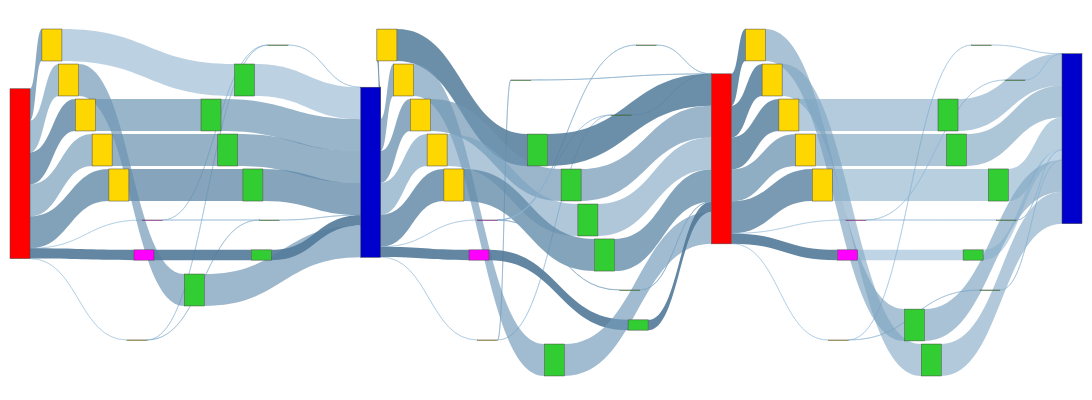

The cell this chart's notebook holds for it:
### Code cell
f2_nodes, f2_nodes_dict = get_nodes_for_sankey(F2,rm_tags=['sim','agg_r','agg_w'],label_on=False)

# print(node_ref2)

f2_links = get_links_for_sankey(F2, f2_nodes_dict)
fig = go.Figure(go.Sankey(
            node = f2_nodes,
            link = f2_links, orientation='h'))

fig.update_layout(
    autosize=False,
    width=1200,
    height=400,
    margin=dict(
        l=10,
        r=10,
        b=40,
        t=10,
        pad=4
    ),
)
fig.show()
fig.write_html(f"{IMAGE_PATH}/sankey-grouped-sim_agg-vol-vfd.html")

### Figure 1 — Plotly figure (JSON) as saved in the notebook; plotly's stock layout.template omitted (floating-point values rounded to 4 significant figures)
{"data": [{"link": {"color": ["rgba(147.61904761904762, 187.61904761904762, 217.61904761904762, 0.41785714285714287)", "rgba(102.38095238095238, 142.38095238095238, 172.38095238095238, 0.7571428571428571)", "rgba(116.66666666666666, 156.66666666666666, 186.66666666666666, 0.65)", "rgba(95.23809523809524, 135.23809523809524, 165.23809523809524, 0.8107142857142857)", "rgba(114.28571428571428, 154.28571428571428, 184.28571428571428, 0.6678571428571429)", "rgba(97.61904761904762, 137.61904761904762, 167.61904761904762, 0.7928571428571429)", "rgba(147.61904761904762, 187.61904761904762, 217.61904761904762, 0.41785714285714287)", "rgba(83.33333333333333, 123.33333333333333, 153.33333333333331, 0.9)", "rgba(140.47619047619048, 180.47619047619048, 210.47619047619048, 0.4714285714285714)", "rgba(135.71428571428572, 175.71428571428572, 205.71428571428572, 0.5071428571428571)", "rgba(140.47619047619048, 180.47619047619048, 210.47619047619048, 0.4714285714285714)", "rgba(135.71428571428572, 175.71428571428572, 205.71428571428572, 0.5071428571428571)", "rgba(130.95238095238096, 170.95238095238096, 200.95238095238096, 0.5428571428571429)", "rgba(111.9047619047619, 151.9047619047619, 181.9047619047619, 0.6857142857142857)", "rgba(109.52380952380952, 149.52380952380952, 179.52380952380952, 0.7035714285714285)", "rgba(107.14285714285714, 147.14285714285714, 177.14285714285714, 0.7214285714285715)", "rgba(100.0, 140.0, 170.0, 0.775)", "rgba(83.33333333333333, 123.33333333333333, 153.33333333333331, 0.9)", "rgba(140.47619047619048, 180.47619047619048, 210.47619047619048, 0.4714285714285714)", "rgba(135.71428571428572, 175.71428571428572, 205.71428571428572, 0.5071428571428571)", "rgba(130.95238095238096, 170.95238095238096, 200.95238095238096, 0.5428571428571429)", "rgba(111.9047619047619, 151.9047619047619, 181.9047619047619, 0.6857142857142857)", "rgba(109.52380952380952, 149.52380952380952, 179.52380952380952, 0.7035714285714285)", "rgba(107.14285714285714, 147.14285714285714, 177.14285714285714, 0.7214285714285715)", "rgba(100.0, 140.0, 170.0, 0.775)", "rgba(83.33333333333333, 123.33333333333333, 153.33333333333331, 0.9)", "rgba(146.07843137254903, 186.07843137254903, 216.07843137254903, 0.4294117647058824)", "rgba(91.1764705882353, 131.1764705882353, 161.1764705882353, 0.8411764705882353)", "rgba(106.86274509803923, 146.86274509803923, 176.86274509803923, 0.723529411764706)", "rgba(102.94117647058823, 142.94117647058823, 172.94117647058823, 0.7529411764705882)", "rgba(118.62745098039215, 158.62745098039215, 188.62745098039215, 0.6352941176470588)", "rgba(95.09803921568627, 135.09803921568627, 165.09803921568627, 0.8117647058823529)", "rgba(146.07843137254903, 186.07843137254903, 216.07843137254903, 0.4294117647058824)", "rgba(83.33333333333333, 123.33333333333333, 153.33333333333331, 0.9)", "rgba(130.39215686274508, 170.39215686274508, 200.39215686274508, 0.5470588235294118)", "rgba(142.15686274509804, 182.15686274509804, 212.15686274509804, 0.45882352941176474)", "rgba(87.25490196078431, 127.25490196078431, 157.2549019607843, 0.8705882352941177)", "rgba(114.70588235294117, 154.70588235294116, 184.70588235294116, 0.6647058823529413)", "rgba(110.7843137254902, 150.7843137254902, 180.7843137254902, 0.6941176470588235)", "rgba(122.54901960784314, 162.54901960784315, 192.54901960784315, 0.6058823529411765)", "rgba(99.01960784313727, 139.01960784313727, 169.01960784313727, 0.7823529411764706)", "rgba(134.31372549019608, 174.31372549019608, 204.31372549019608, 0.5176470588235295)", "rgba(142.15686274509804, 182.15686274509804, 212.15686274509804, 0.45882352941176474)", "rgba(126.47058823529412, 166.47058823529412, 196.47058823529412, 0.5764705882352942)", "rgba(83.33333333333333, 123.33333333333333, 153.33333333333331, 0.9)", "rgba(130.39215686274508, 170.39215686274508, 200.39215686274508, 0.5470588235294118)", "rgba(138.23529411764707, 178.23529411764707, 208.23529411764707, 0.4882352941176471)", "rgba(87.25490196078431, 127.25490196078431, 157.2549019607843, 0.8705882352941177)", "rgba(114.70588235294117, 154.70588235294116, 184.70588235294116, 0.6647058823529413)", "rgba(110.7843137254902, 150.7843137254902, 180.7843137254902, 0.6941176470588235)", "rgba(122.54901960784314, 162.54901960784315, 192.54901960784315, 0.6058823529411765)", "rgba(99.01960784313727, 139.01960784313727, 169.01960784313727, 0.7823529411764706)", "rgba(134.31372549019608, 174.31372549019608, 204.31372549019608, 0.5176470588235295)", "rgba(83.33333333333333, 123.33333333333333, 153.33333333333331, 0.9)", "rgba(126.47058823529412, 166.47058823529412, 196.47058823529412, 0.5764705882352942)", "rgba(147.61904761904762, 187.61904761904762, 217.61904761904762, 0.41785714285714287)", "rgba(85.71428571428571, 125.71428571428571, 155.71428571428572, 0.8821428571428571)", "rgba(88.0952380952381, 128.0952380952381, 158.0952380952381, 0.8642857142857143)", "rgba(90.47619047619048, 130.47619047619048, 160.47619047619048, 0.8464285714285715)", "rgba(104.76190476190476, 144.76190476190476, 174.76190476190476, 0.7392857142857143)", "rgba(92.85714285714286, 132.85714285714286, 162.85714285714286, 0.8285714285714285)", "rgba(147.61904761904762, 187.61904761904762, 217.61904761904762, 0.41785714285714287)", "rgba(83.33333333333333, 123.33333333333333, 153.33333333333331, 0.9)", "rgba(145.23809523809524, 185.23809523809524, 215.23809523809524, 0.4357142857142857)", "rgba(138.0952380952381, 178.0952380952381, 208.0952380952381, 0.4892857142857143)", "rgba(119.04761904761905, 159.04761904761904, 189.04761904761904, 0.6321428571428571)", "rgba(123.80952380952381, 163.8095238095238, 193.8095238095238, 0.5964285714285714)", "rgba(126.19047619047619, 166.1904761904762, 196.1904761904762, 0.5785714285714286)", "rgba(121.42857142857143, 161.42857142857144, 191.42857142857144, 0.6142857142857143)", "rgba(128.57142857142856, 168.57142857142856, 198.57142857142856, 0.5607142857142857)", "rgba(142.85714285714286, 182.85714285714286, 212.85714285714286, 0.45357142857142857)", "rgba(138.0952380952381, 178.0952380952381, 208.0952380952381, 0.4892857142857143)", "rgba(133.33333333333334, 173.33333333333334, 203.33333333333334, 0.525)", "rgba(145.23809523809524, 185.23809523809524, 215.23809523809524, 0.4357142857142857)", "rgba(119.04761904761905, 159.04761904761904, 189.04761904761904, 0.6321428571428571)", "rgba(123.80952380952381, 163.8095238095238, 193.8095238095238, 0.5964285714285714)", "rgba(126.19047619047619, 166.1904761904762, 196.1904761904762, 0.5785714285714286)", "rgba(121.42857142857143, 161.42857142857144, 191.42857142857144, 0.6142857142857143)", "rgba(128.57142857142856, 168.57142857142856, 198.57142857142856, 0.5607142857142857)", "rgba(142.85714285714286, 182.85714285714286, 212.85714285714286, 0.45357142857142857)", "rgba(138.0952380952381, 178.0952380952381, 208.0952380952381, 0.4892857142857143)", "rgba(133.33333333333334, 173.33333333333334, 203.33333333333334, 0.525)", "rgba(138.0952380952381, 178.0952380952381, 208.0952380952381, 0.4892857142857143)"], "label": ["Access Volume : 0 <br />Access Count : 4 <br />Average Access Size : 0 <br />Operation : write<br />Bandwidth : 0", "Access Volume : 7.42 MB <br />Access Count : 200 <br />Average Access Size : 37.11 KB <br />Operation : write<br />Bandwidth : 2.41 MB/s", "Access Volume : 7.44 MB <br />Access Count : 200 <br />Average Access Size : 37.21 KB <br />Operation : write<br />Bandwidth : 1.87 MB/s", "Access Volume : 7.44 MB <br />Access Count : 200 <br />Average Access Size : 37.2 KB <br />Operation : write<br />Bandwidth : 2.51 MB/s", "Access Volume : 7.44 MB <br />Access Count : 200 <br />Average Access Size : 37.21 KB <br />Operation : write<br />Bandwidth : 1.89 MB/s", "Access Volume : 7.48 MB <br />Access Count : 201 <br />Average Access Size : 37.21 KB <br />Operation : write<br />Bandwidth : 2.48 MB/s", "Access Volume : 0 <br />Access Count : 4 <br />Average Access Size : 0 <br />Operation : write<br />Bandwidth : 0", "Access Volume : 2.4 MB <br />Access Count : 1 <br />Average Access Size : 2.4 MB <br />Operation : write<br />Bandwidth : 1.56 GB/s", "Access Volume : 5.19 KB <br />Access Count : 24 <br />Average Access Size : 216.33 B <br />Operation : write<br />Bandwidth : 292.05 B/s", "Access Volume : 272 B <br />Access Count : 1 <br />Average Access Size : 272 B <br />Operation : write<br />Bandwidth : 176.85 KB/s", "Access Volume : 5.19 KB <br />Access Count : 24 <br />Average Access Size : 216.33 B <br />Operation : write<br />Bandwidth : 292.05 B/s", "Access Volume : 272 B <br />Access Count : 1 <br />Average Access Size : 272 B <br />Operation : write<br />Bandwidth : 176.85 KB/s", "Access Volume : 7.46 MB <br />Access Count : 202 <br />Average Access Size : 36.94 KB <br />Operation : write<br />Bandwidth : 440.16 KB/s", "Access Volume : 7.45 MB <br />Access Count : 200 <br />Average Access Size : 37.24 KB <br />Operation : write<br />Bandwidth : 2.11 MB/s", "Access Volume : 7.45 MB <br />Access Count : 200 <br />Average Access Size : 37.23 KB <br />Operation : write<br />Bandwidth : 2.12 MB/s", "Access Volume : 7.45 MB <br />Access Count : 200 <br />Average Access Size : 37.25 KB <br />Operation : write<br />Bandwidth : 2.13 MB/s", "Access Volume : 7.49 MB <br />Access Count : 201 <br />Average Access Size : 37.25 KB <br />Operation : write<br />Bandwidth : 2.42 MB/s", "Access Volume : 2.4 MB <br />Access Count : 1 <br />Average Access Size : 2.4 MB <br />Operation : write<br />Bandwidth : 1.56 GB/s", "Access Volume : 5.19 KB <br />Access Count : 24 <br />Average Access Size : 216.33 B <br />Operation : write<br />Bandwidth : 292.05 B/s", "Access Volume : 272 B <br />Access Count : 1 <br />Average Access Size : 272 B <br />Operation : write<br />Bandwidth : 176.85 KB/s", "Access Volume : 7.46 MB <br />Access Count : 202 <br />Average Access Size : 36.94 KB <br />Operation : write<br />Bandwidth : 440.16 KB/s", "Access Volume : 7.45 MB <br />Access Count : 200 <br />Average Access Size : 37.24 KB <br />Operation : write<br />Bandwidth : 2.11 MB/s", "Access Volume : 7.45 MB <br />Access Count : 200 <br />Average Access Size : 37.23 KB <br />Operation : write<br />Bandwidth : 2.12 MB/s", "Access Volume : 7.45 MB <br />Access Count : 200 <br />Average Access Size : 37.25 KB <br />Operation : write<br />Bandwidth : 2.13 MB/s", "Access Volume : 7.49 MB <br />Access Count : 201 <br />Average Access Size : 37.25 KB <br />Operation : write<br />Bandwidth : 2.42 MB/s", "Access Volume : 2.4 MB <br />Access Count : 1 <br />Average Access Size : 2.4 MB <br />Operation : write<br />Bandwidth : 1.56 GB/s", "Access Volume : 0 <br />Access Count : 3 <br />Average Access Size : 0 <br />Operation : read<br />Bandwidth : 0", "Access Volume : 7.42 MB <br />Access Count : 200 <br />Average Access Size : 37.11 KB <br />Operation : read<br />Bandwidth : 11.12 MB/s", "Access Volume : 7.44 MB <br />Access Count : 200 <br />Average Access Size : 37.21 KB <br />Operation : read<br />Bandwidth : 10.68 MB/s", "Access Volume : 7.44 MB <br />Access Count : 200 <br />Average Access Size : 37.2 KB <br />Operation : read<br />Bandwidth : 10.69 MB/s", "Access Volume : 7.44 MB <br />Access Count : 200 <br />Average Access Size : 37.21 KB <br />Operation : read<br />Bandwidth : 10.43 MB/s", "Access Volume : 7.48 MB <br />Access Count : 201 <br />Average Access Size : 37.21 KB <br />Operation : read<br />Bandwidth : 10.78 MB/s", "Access Volume : 0 <br />Access Count : 3 <br />Average Access Size : 0 <br />Operation : read<br />Bandwidth : 0", "Access Volume : 2.4 MB <br />Access Count : 1 <br />Average Access Size : 2.4 MB <br />Operation : read<br />Bandwidth : 1.56 GB/s", "Access Volume : 2.18 KB <br />Access Count : 8 <br />Average Access Size : 273 B <br />Operation : read<br />Bandwidth : 46.58 KB/s", "Access Volume : 328 B <br />Access Count : 1 <br />Average Access Size : 328 B <br />Operation : read<br />Bandwidth : 93.56 B/s", "Access Volume : 7.43 MB <br />Access Count : 399 <br />Average Access Size : 18.62 KB <br />Operation : read<br />Bandwidth : 11.19 MB/s", "Access Volume : 7.45 MB <br />Access Count : 400 <br />Average Access Size : 18.62 KB <br />Operation : read<br />Bandwidth : 10.67 MB/s", "Access Volume : 7.45 MB <br />Access Count : 400 <br />Average Access Size : 18.62 KB <br />Operation : read<br />Bandwidth : 10.68 MB/s", "Access Volume : 7.45 MB <br />Access Count : 400 <br />Average Access Size : 18.62 KB <br />Operation : read<br />Bandwidth : 10.41 MB/s", "Access Volume : 7.49 MB <br />Access Count : 402 <br />Average Access Size : 18.62 KB <br />Operation : read<br />Bandwidth : 10.76 MB/s", "Access Volume : 1.57 KB <br />Access Count : 4 <br />Average Access Size : 392 B <br />Operation : read<br />Bandwidth : 32.85 KB/s", "Access Volume : 328 B <br />Access Count : 1 <br />Average Access Size : 328 B <br />Operation : read<br />Bandwidth : 93.56 B/s", "Access Volume : 512 B <br />Access Count : 1 <br />Average Access Size : 512 B <br />Operation : read<br />Bandwidth : 332.9 KB/s", "Access Volume : 2.4 MB <br />Access Count : 1 <br />Average Access Size : 2.4 MB <br />Operation : read<br />Bandwidth : 1.56 GB/s", "Access Volume : 2.18 KB <br />Access Count : 8 <br />Average Access Size : 273 B <br />Operation : read<br />Bandwidth : 46.58 KB/s", "Access Volume : 656 B <br />Access Count : 2 <br />Average Access Size : 328 B <br />Operation : read<br />Bandwidth : 187.13 B/s", "Access Volume : 7.43 MB <br />Access Count : 399 <br />Average Access Size : 18.62 KB <br />Operation : read<br />Bandwidth : 11.19 MB/s", "Access Volume : 7.45 MB <br />Access Count : 400 <br />Average Access Size : 18.62 KB <br />Operation : read<br />Bandwidth : 10.67 MB/s", "Access Volume : 7.45 MB <br />Access Count : 400 <br />Average Access Size : 18.62 KB <br />Operation : read<br />Bandwidth : 10.68 MB/s", "Access Volume : 7.45 MB <br />Access Count : 400 <br />Average Access Size : 18.62 KB <br />Operation : read<br />Bandwidth : 10.41 MB/s", "Access Volume : 7.49 MB <br />Access Count : 402 <br />Average Access Size : 18.62 KB <br />Operation : read<br />Bandwidth : 10.76 MB/s", "Access Volume : 1.57 KB <br />Access Count : 4 <br />Average Access Size : 392 B <br />Operation : read<br />Bandwidth : 32.85 KB/s", "Access Volume : 2.4 MB <br />Access Count : 1 <br />Average Access Size : 2.4 MB <br />Operation : read<br />Bandwidth : 1.56 GB/s", "Access Volume : 512 B <br />Access Count : 1 <br />Average Access Size : 512 B <br />Operation : read<br />Bandwidth : 332.9 KB/s", "Access Volume : 0 <br />Access Count : 3 <br />Average Access Size : 0 <br />Operation : write<br />Bandwidth : 0", "Access Volume : 7.42 MB <br />Access Count : 200 <br />Average Access Size : 37.11 KB <br />Operation : write<br />Bandwidth : 5.64 MB/s", "Access Volume : 7.44 MB <br />Access Count : 200 <br />Average Access Size : 37.21 KB <br />Operation : write<br />Bandwidth : 4.46 MB/s", "Access Volume : 7.44 MB <br />Access Count : 200 <br />Average Access Size : 37.2 KB <br />Operation : write<br />Bandwidth : 4.06 MB/s", "Access Volume : 7.44 MB <br />Access Count : 200 <br />Average Access Size : 37.21 KB <br />Operation : write<br />Bandwidth : 2.37 MB/s", "Access Volume : 7.48 MB <br />Access Count : 201 <br />Average Access Size : 37.21 KB <br />Operation : write<br />Bandwidth : 2.68 MB/s", "Access Volume : 0 <br />Access Count : 3 <br />Average Access Size : 0 <br />Operation : write<br />Bandwidth : 0", "Access Volume : 2.4 MB <br />Access Count : 1 <br />Average Access Size : 2.4 MB <br />Operation : write<br />Bandwidth : 1.56 GB/s", "Access Volume : 562 B <br />Access Count : 4 <br />Average Access Size : 140.5 B <br />Operation : write<br />Bandwidth : 25.2 B/s", "Access Volume : 28 B <br />Access Count : 1 <br />Average Access Size : 28 B <br />Operation : write<br />Bandwidth : 18.21 KB/s", "Access Volume : 7.42 MB <br />Access Count : 398 <br />Average Access Size : 18.63 KB <br />Operation : write<br />Bandwidth : 1.14 MB/s", "Access Volume : 7.45 MB <br />Access Count : 400 <br />Average Access Size : 18.63 KB <br />Operation : write<br />Bandwidth : 912.66 KB/s", "Access Volume : 7.45 MB <br />Access Count : 400 <br />Average Access Size : 18.63 KB <br />Operation : write<br />Bandwidth : 856.42 KB/s", "Access Volume : 7.45 MB <br />Access Count : 400 <br />Average Access Size : 18.63 KB <br />Operation : write<br />Bandwidth : 928.42 KB/s", "Access Volume : 7.49 MB <br />Access Count : 401 <br />Average Access Size : 18.68 KB <br />Operation : write<br />Bandwidth : 530 KB/s", "Access Volume : 876 B <br />Access Count : 5 <br />Average Access Size : 175.2 B <br />Operation : write<br />Bandwidth : 74.18 B/s", "Access Volume : 28 B <br />Access Count : 1 <br />Average Access Size : 28 B <br />Operation : write<br />Bandwidth : 18.21 KB/s", "Access Volume : 2.4 MB <br />Access Count : 1000 <br />Average Access Size : 2.4 KB <br />Operation : write<br />Bandwidth : 328.73 KB/s", "Access Volume : 562 B <br />Access Count : 4 <br />Average Access Size : 140.5 B <br />Operation : write<br />Bandwidth : 25.2 B/s", "Access Volume : 7.42 MB <br />Access Count : 398 <br />Average Access Size : 18.63 KB <br />Operation : write<br />Bandwidth : 1.14 MB/s", "Access Volume : 7.45 MB <br />Access Count : 400 <br />Average Access Size : 18.63 KB <br />Operation : write<br />Bandwidth : 912.66 KB/s", "Access Volume : 7.45 MB <br />Access Count : 400 <br />Average Access Size : 18.63 KB <br />Operation : write<br />Bandwidth : 856.42 KB/s", "Access Volume : 7.45 MB <br />Access Count : 400 <br />Average Access Size : 18.63 KB <br />Operation : write<br />Bandwidth : 928.42 KB/s", "Access Volume : 7.49 MB <br />Access Count : 401 <br />Average Access Size : 18.68 KB <br />Operation : write<br />Bandwidth : 530 KB/s", "Access Volume : 876 B <br />Access Count : 5 <br />Average Access Size : 175.2 B <br />Operation : write<br />Bandwidth : 74.18 B/s", "Access Volume : 28 B <br />Access Count : 1 <br />Average Access Size : 28 B <br />Operation : write<br />Bandwidth : 18.21 KB/s", "Access Volume : 2.4 MB <br />Access Count : 1000 <br />Average Access Size : 2.4 KB <br />Operation : write<br />Bandwidth : 328.73 KB/s", "Access Volume : 28 B <br />Access Count : 1 <br />Average Access Size : 28 B <br />Operation : write<br />Bandwidth : 18.21 KB/s"], "source": [0, 0, 0, 0, 0, 0, 0, 0, 1, 1, 2, 2, 3, 4, 5, 6, 7, 8, 9, 10, 11, 12, 13, 14, 15, 16, 17, 17, 17, 17, 17, 17, 17, 17, 18, 18, 19, 20, 21, 22, 23, 24, 24, 24, 25, 26, 27, 28, 29, 30, 31, 32, 33, 34, 35, 36, 36, 36, 36, 36, 36, 36, 36, 37, 37, 38, 39, 40, 41, 42, 43, 43, 44, 45, 46, 47, 48, 49, 50, 51, 52, 53, 54], "target": [1, 3, 4, 5, 6, 7, 2, 8, 9, 10, 9, 10, 11, 12, 13, 14, 15, 16, 17, 17, 17, 17, 17, 17, 17, 17, 18, 19, 20, 21, 22, 23, 24, 25, 26, 27, 28, 29, 30, 31, 32, 33, 27, 35, 34, 36, 36, 36, 36, 36, 36, 36, 36, 36, 36, 37, 38, 39, 40, 41, 42, 43, 44, 45, 52, 46, 47, 48, 49, 50, 51, 54, 53, 55, 55, 55, 55, 55, 55, 55, 55, 55, 55], "value": [1, 7422108, 7441148, 7440164, 7442936, 7479508, 1, 2400000, 5192, 272, 5192, 272, 7460880, 7447968, 7446976, 7449760, 7486392, 2400000, 5192, 272, 7460880, 7447968, 7446976, 7449760, 7486392, 2400000, 1, 7422108, 7441148, 7440164, 7442936, 7479508, 1, 2400000, 2184, 328, 7428880, 7447968, 7446976, 7449760, 7486392, 1568, 328, 512, 2400000, 2184, 656, 7428880, 7447968, 7446976, 7449760, 7486392, 1568, 2400000, 512, 1, 7422108, 7441148, 7440164, 7442936, 7479508, 1, 2400000, 562, 28, 7416064, 7451168, 7450176, 7452960, 7489592, 876, 28, 2400000, 562, 7416064, 7451168, 7450176, 7452960, 7489592, 876, 28, 2400000, 28]}, "node": {"color": ["Red", "Gold", "Magenta", "Gold", "Gold", "Gold", "Gold", "Gold", "Magenta", "LimeGreen", "LimeGreen", "LimeGreen", "LimeGreen", "LimeGreen", "LimeGreen", "LimeGreen", "LimeGreen", "MediumBlue", "Gold", "Gold", "Gold", "Gold", "Gold", "Gold", "Magenta", "Magenta", "LimeGreen", "LimeGreen", "LimeGreen", "LimeGreen", "LimeGreen", "LimeGreen", "LimeGreen", "LimeGreen", "LimeGreen", "LimeGreen", "Red", "Gold", "Gold", "Gold", "Gold", "Gold", "Gold", "Magenta", "Magenta", "LimeGreen", "LimeGreen", "LimeGreen", "LimeGreen", "LimeGreen", "LimeGreen", "LimeGreen", "LimeGreen", "LimeGreen", "LimeGreen", "MediumBlue"], "label": [], "x": [0, 0.1094, 0.1328, 0.03906, 0.05469, 0.07031, 0.08594, 0.1016, 0.125, 0.25, 0.2422, 0.2188, 0.1719, 0.1875, 0.2031, 0.2266, 0.2344, 0.3125, 0.4219, 0.3516, 0.3672, 0.3828, 0.3984, 0.4141, 0.4453, 0.4375, 0.4766, 0.5703, 0.4922, 0.5078, 0.5234, 0.5391, 0.5547, 0.5938, 0.5859, 0.5781, 0.6562, 0.7734, 0.6953, 0.7109, 0.7266, 0.7422, 0.7578, 0.7891, 0.7812, 0.9062, 0.8438, 0.8594, 0.875, 0.8828, 0.9219, 0.9375, 0.9141, 0.8984, 0.9297, 1], "y": [0, 0, 0.6, 0.1, 0.2, 0.3, 0.4, 0.5, 0.7, 0.1, 0.6, 0.2, 0.8, 0.3, 0.4, 0.5, 0.7, 0, 0, 0.1, 0.2, 0.3, 0.4, 0.5, 0.6, 0.7, 0.2, 0.3, 0.4, 1, 0.5, 0.6, 0.7, 0.1, 0.9, 0.8, 0, 0, 0.1, 0.2, 0.3, 0.4, 0.5, 0.6, 0.7, 0.1, 0.9, 1, 0.3, 0.4, 0.5, 0.2, 0.8, 0.7, 0.6, 0]}, "orientation": "h", "type": "sankey"}], "layout": {"autosize": false, "height": 400, "margin": {"b": 40, "l": 10, "pad": 4, "r": 10, "t": 10}, "width": 1200}}
